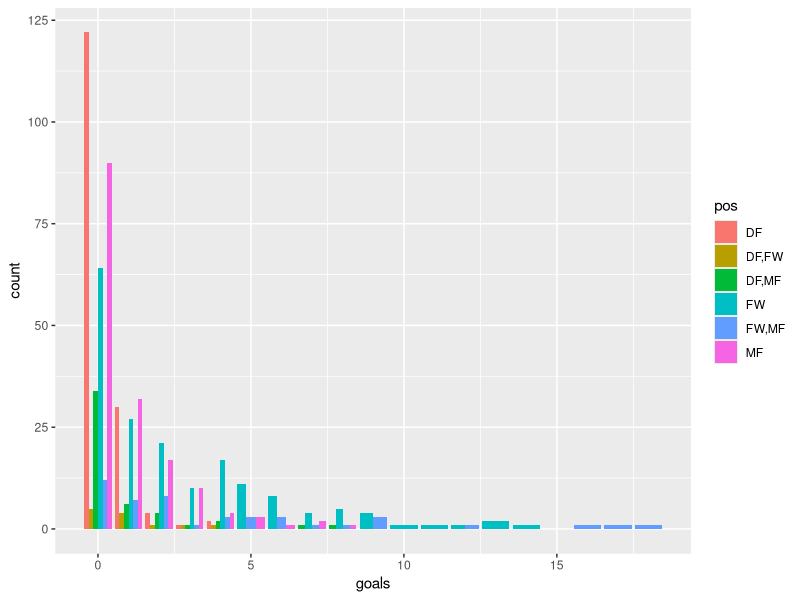

Generate this figure with R:
library(tidyverse)

nwsl <- read_csv("Data/nwsl_season_stats.csv")

nwsl %>%
  ggplot(aes(x = goals, fill = pos)) +
  geom_bar(position = "dodge")
